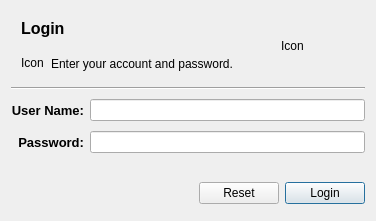
<?xml version="1.0" encoding="UTF-8"?>
<ui version="4.0">
 <class>DialogLogin</class>
 <widget class="QDialog" name="DialogLogin">
  <property name="geometry">
   <rect>
    <x>0</x>
    <y>0</y>
    <width>376</width>
    <height>221</height>
   </rect>
  </property>
  <property name="windowTitle">
   <string>Login</string>
  </property>
  <property name="modal">
   <bool>false</bool>
  </property>
  <layout class="QVBoxLayout" name="verticalLayout_2">
   <item>
    <layout class="QHBoxLayout" name="horizontalLayout_4">
     <item>
      <layout class="QVBoxLayout" name="verticalLayout">
       <item>
        <layout class="QHBoxLayout" name="horizontalLayout_2">
         <item>
          <spacer name="horizontalSpacer">
           <property name="orientation">
            <enum>Qt::Horizontal</enum>
           </property>
           <property name="sizeType">
            <enum>QSizePolicy::Fixed</enum>
           </property>
           <property name="sizeHint" stdset="0">
            <size>
             <width>10</width>
             <height>20</height>
            </size>
           </property>
          </spacer>
         </item>
         <item>
          <widget class="QLabel" name="labelTitle">
           <property name="font">
            <font>
             <pointsize>12</pointsize>
             <weight>75</weight>
             <bold>true</bold>
            </font>
           </property>
           <property name="text">
            <string>Login</string>
           </property>
          </widget>
         </item>
        </layout>
       </item>
       <item>
        <layout class="QHBoxLayout" name="horizontalLayout">
         <item>
          <spacer name="horizontalSpacer_3">
           <property name="orientation">
            <enum>Qt::Horizontal</enum>
           </property>
           <property name="sizeType">
            <enum>QSizePolicy::Fixed</enum>
           </property>
           <property name="sizeHint" stdset="0">
            <size>
             <width>10</width>
             <height>20</height>
            </size>
           </property>
          </spacer>
         </item>
         <item>
          <widget class="QLabel" name="labelInfoIcon">
           <property name="sizePolicy">
            <sizepolicy hsizetype="Fixed" vsizetype="Preferred">
             <horstretch>0</horstretch>
             <verstretch>0</verstretch>
            </sizepolicy>
           </property>
           <property name="minimumSize">
            <size>
             <width>24</width>
             <height>24</height>
            </size>
           </property>
           <property name="maximumSize">
            <size>
             <width>24</width>
             <height>24</height>
            </size>
           </property>
           <property name="text">
            <string>Icon</string>
           </property>
          </widget>
         </item>
         <item>
          <widget class="QLabel" name="labelDesc">
           <property name="text">
            <string>Enter your account and password.</string>
           </property>
          </widget>
         </item>
        </layout>
       </item>
      </layout>
     </item>
     <item>
      <widget class="QLabel" name="labelIcon">
       <property name="sizePolicy">
        <sizepolicy hsizetype="Fixed" vsizetype="Fixed">
         <horstretch>0</horstretch>
         <verstretch>0</verstretch>
        </sizepolicy>
       </property>
       <property name="minimumSize">
        <size>
         <width>64</width>
         <height>64</height>
        </size>
       </property>
       <property name="maximumSize">
        <size>
         <width>64</width>
         <height>64</height>
        </size>
       </property>
       <property name="text">
        <string>Icon</string>
       </property>
      </widget>
     </item>
     <item>
      <spacer name="horizontalSpacer_2">
       <property name="orientation">
        <enum>Qt::Horizontal</enum>
       </property>
       <property name="sizeType">
        <enum>QSizePolicy::Fixed</enum>
       </property>
       <property name="sizeHint" stdset="0">
        <size>
         <width>20</width>
         <height>20</height>
        </size>
       </property>
      </spacer>
     </item>
    </layout>
   </item>
   <item>
    <widget class="Line" name="line">
     <property name="orientation">
      <enum>Qt::Horizontal</enum>
     </property>
    </widget>
   </item>
   <item>
    <layout class="QGridLayout" name="gridLayout">
     <property name="verticalSpacing">
      <number>10</number>
     </property>
     <item row="0" column="0">
      <widget class="QLabel" name="label">
       <property name="font">
        <font>
         <pointsize>10</pointsize>
         <weight>75</weight>
         <bold>true</bold>
        </font>
       </property>
       <property name="text">
        <string>User Name:</string>
       </property>
       <property name="alignment">
        <set>Qt::AlignRight|Qt::AlignTrailing|Qt::AlignVCenter</set>
       </property>
      </widget>
     </item>
     <item row="0" column="1">
      <widget class="QLineEdit" name="lineEditUserName">
       <property name="sizePolicy">
        <sizepolicy hsizetype="Expanding" vsizetype="Fixed">
         <horstretch>0</horstretch>
         <verstretch>0</verstretch>
        </sizepolicy>
       </property>
       <property name="minimumSize">
        <size>
         <width>180</width>
         <height>0</height>
        </size>
       </property>
      </widget>
     </item>
     <item row="1" column="0">
      <widget class="QLabel" name="label_2">
       <property name="font">
        <font>
         <pointsize>10</pointsize>
         <weight>75</weight>
         <bold>true</bold>
        </font>
       </property>
       <property name="text">
        <string>Password:</string>
       </property>
       <property name="alignment">
        <set>Qt::AlignRight|Qt::AlignTrailing|Qt::AlignVCenter</set>
       </property>
      </widget>
     </item>
     <item row="1" column="1">
      <widget class="QLineEdit" name="lineEditPassword">
       <property name="echoMode">
        <enum>QLineEdit::Password</enum>
       </property>
      </widget>
     </item>
    </layout>
   </item>
   <item>
    <spacer name="verticalSpacer">
     <property name="orientation">
      <enum>Qt::Vertical</enum>
     </property>
     <property name="sizeType">
      <enum>QSizePolicy::Fixed</enum>
     </property>
     <property name="sizeHint" stdset="0">
      <size>
       <width>18</width>
       <height>20</height>
      </size>
     </property>
    </spacer>
   </item>
   <item>
    <layout class="QHBoxLayout" name="horizontalLayout_3">
     <item>
      <spacer name="horizontalSpacer_4">
       <property name="orientation">
        <enum>Qt::Horizontal</enum>
       </property>
       <property name="sizeHint" stdset="0">
        <size>
         <width>40</width>
         <height>20</height>
        </size>
       </property>
      </spacer>
     </item>
     <item>
      <widget class="QPushButton" name="pushButtonReset">
       <property name="text">
        <string>Reset</string>
       </property>
      </widget>
     </item>
     <item>
      <widget class="QPushButton" name="pushButtonLogin">
       <property name="text">
        <string>Login</string>
       </property>
       <property name="default">
        <bool>true</bool>
       </property>
      </widget>
     </item>
    </layout>
   </item>
  </layout>
 </widget>
 <resources/>
 <connections/>
</ui>
